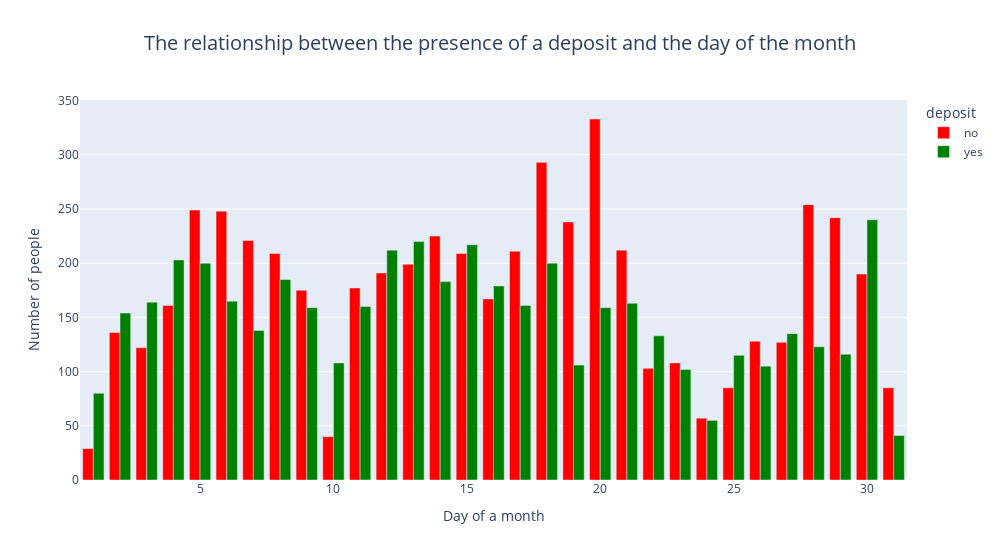

Notebook cell for this chart:
### Markdown cell above
**Conclusion:**  
People with a deposit have more money on their account. But almost equal number of people have a negative balance.
_______________________________________________________

### Code cell
# group the data
last_contact = data.groupby(['day', 'deposit'], as_index=False).count()

# study the significance of the day of the month
last_contact_day = px.bar(
    data_frame=last_contact,
    x='day',
    y='contact',
    color='deposit',
    barmode = 'group',
    title='The relationship between the presence of a deposit and the day of the month',
    width=1000,
    color_discrete_map=color_map
)

last_contact_day.update_layout(
    xaxis_title='Day of a month',
    yaxis_title='Number of people',
    title=dict(x=.5, xanchor='center',
    font_size=20)
)

# dispaly the plot
last_contact_day.show()

### Figure 1 — Plotly figure (JSON) as saved in the notebook; plotly's stock layout.template omitted (floating-point values rounded to 4 significant figures)
{"data": [{"alignmentgroup": "True", "hovertemplate": "deposit=no<br>day=%{x}<br>contact=%{y}<extra></extra>", "legendgroup": "no", "marker": {"color": "red", "pattern": {"shape": ""}}, "name": "no", "offsetgroup": "no", "orientation": "v", "showlegend": true, "textposition": "auto", "type": "bar", "x": [1, 2, 3, 4, 5, 6, 7, 8, 9, 10, 11, 12, 13, 14, 15, 16, 17, 18, 19, 20, 21, 22, 23, 24, 25, 26, 27, 28, 29, 30, 31], "xaxis": "x", "y": [29, 136, 122, 161, 249, 248, 221, 209, 175, 40, 177, 191, 199, 225, 209, 167, 211, 293, 238, 333, 212, 103, 108, 57, 85, 128, 127, 254, 242, 190, 85], "yaxis": "y"}, {"alignmentgroup": "True", "hovertemplate": "deposit=yes<br>day=%{x}<br>contact=%{y}<extra></extra>", "legendgroup": "yes", "marker": {"color": "green", "pattern": {"shape": ""}}, "name": "yes", "offsetgroup": "yes", "orientation": "v", "showlegend": true, "textposition": "auto", "type": "bar", "x": [1, 2, 3, 4, 5, 6, 7, 8, 9, 10, 11, 12, 13, 14, 15, 16, 17, 18, 19, 20, 21, 22, 23, 24, 25, 26, 27, 28, 29, 30, 31], "xaxis": "x", "y": [80, 154, 164, 203, 200, 165, 138, 185, 159, 108, 160, 212, 220, 183, 217, 179, 161, 200, 106, 159, 163, 133, 102, 55, 115, 105, 135, 123, 116, 240, 41], "yaxis": "y"}], "layout": {"barmode": "group", "legend": {"title": {"text": "deposit"}, "tracegroupgap": 0}, "title": {"font": {"size": 20}, "text": "The relationship between the presence of a deposit and the day of the month", "x": 0.5, "xanchor": "center"}, "width": 1000, "xaxis": {"anchor": "y", "domain": [0, 1], "title": {"text": "Day of a month"}}, "yaxis": {"anchor": "x", "domain": [0, 1], "title": {"text": "Number of people"}}}}
